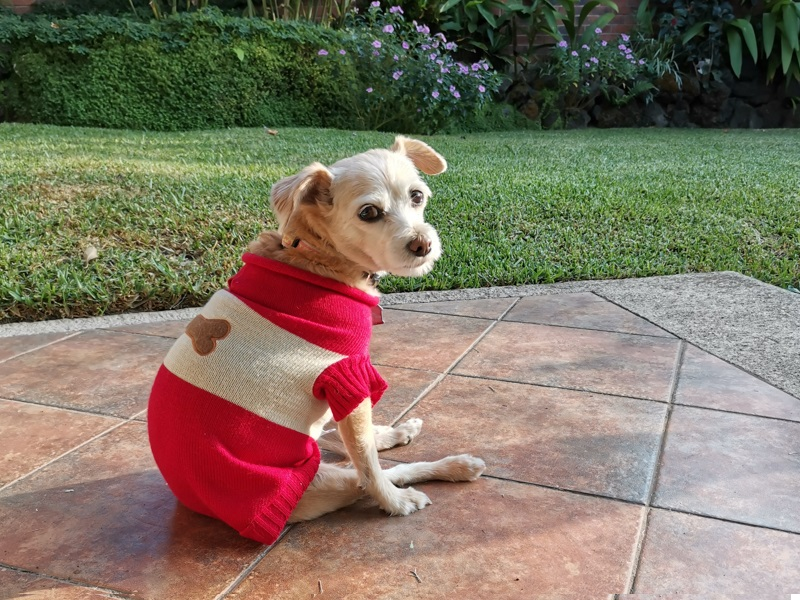
#> input picture Computer Vision Deep Dive in Python/Ch02/02_04/dog800x600.jpg, 800 x 600 px
$ python resolution.py
#> lines starting #> are read from the running program, lines starting #| are printed output that depends on the picture
import numpy as np
import matplotlib.pyplot as plt

# %config InlineBackend.figure_formats = 'retina'
from matplotlib import rcParams

plt.rcParams["figure.figsize"] = (10, 8)  # (Width, Height) supposedly in inches

img1 = plt.imread("dog800x600.jpg")
#> img1 is the input picture: shape (600, 800, 3); mean R, G, B 128.5, 116.8, 99.8

plt.imshow(img1)

img2 = plt.imread("dog300x225.jpg")
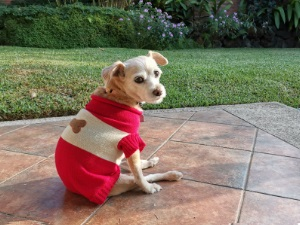
#> input picture Computer Vision Deep Dive in Python/Ch02/02_04/dog300x225.jpg, 300 x 225 px
#> img2 is the input picture: shape (225, 300, 3); mean R, G, B 128.1, 116.4, 99.4
plt.imshow(img2)

img3 = plt.imread("dog120x90.jpg")
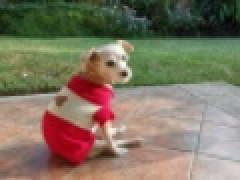
#> input picture Computer Vision Deep Dive in Python/Ch02/02_04/dog120x90.jpg, 120 x 90 px (shown 2 times larger)
#> img3 is the input picture: shape (90, 120, 3); mean R, G, B 126.7, 116.6, 97.7
plt.imshow(img3)

plt.rcParams["figure.figsize"] = (1, 1)  # (Width, Height) supposedly in inches
plt.imshow(img3)
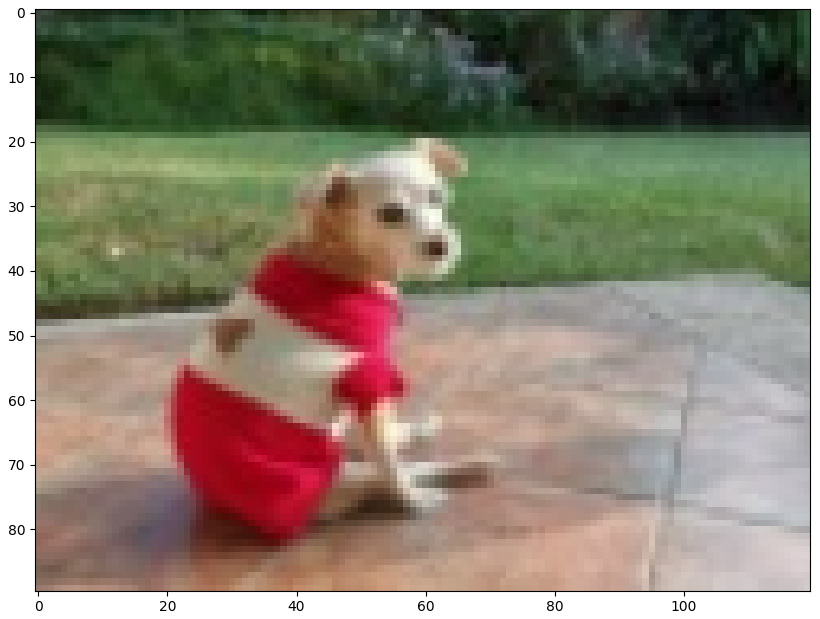
#> figure drawn by matplotlib, 1 panel
